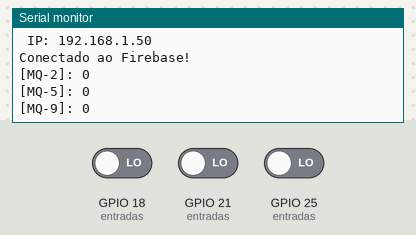
A sketch run on a simulated ESP32. On the bench: the last lines printed to the serial monitor. Inputs (shaded band) come from the test bench; at power-on: GPIO 18 (entradas) LOW, GPIO 21 (entradas) LOW, GPIO 25 (entradas) LOW. WiFi joins after 1.5 s; servers stay silent unless stated.

Above: at 3.8 s.
3.9 s: GPIO 18 (entradas) driven HIGH
At 4.23 s:
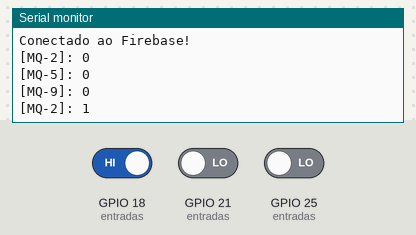
5.9 s: GPIO 21 (entradas) driven HIGH
At 7.28 s:
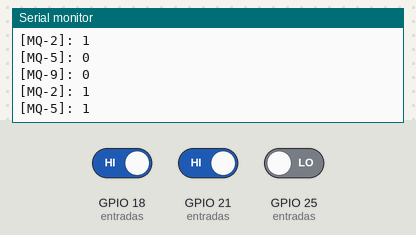
7.9 s: GPIO 25 (entradas) driven HIGH
At 9.4 s:
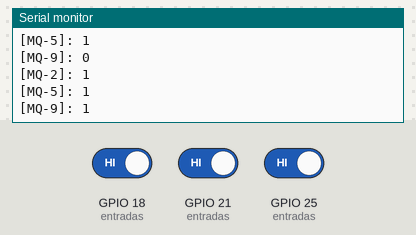
Timing chart, 0 to 10.9 s (numbered marks = the images above; inputs shaded):
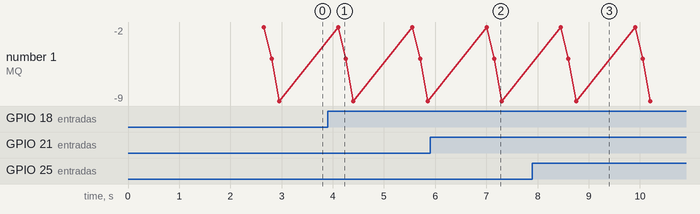

Measured:
- after the input at 3.9 s, the serial monitor: prints a new line after 0.20 s (image 1)
- after the input at 5.9 s, the serial monitor: prints a new line after 1.3 s (image 2)
- after the input at 7.9 s, the serial monitor: prints a new line after 0.85 s (image 3)

The sketch:

projeto_labtrans.ino
```cpp
// Conexão Wifi lib
#include <WiFi.h>
#include <WiFiClient.h>
#include <WiFiServer.h>
#include <WiFiUdp.h>

// Firebase lib
#include <IOXhop_FirebaseESP32.h>

// Configurações para conexão
#define nome_wifi "seu-nome-do-wifi"
#define senha_wifi "sua-senha-do-wifi"
#define link_banco "seu-link-do-firebase"
#define senha_banco "seu-secret-do-firebase"

// Variáveis
uint8_t readMq2, readMq5, readMq9;
uint8_t entradas[3][2] = { { 18, readMq2 }, { 21, readMq5 }, { 25, readMq9 } };
String palavras[3][2] = { { "MQ-2", "Inflamavel" }, { "MQ-5", "Combustivel" }, { "MQ-9", "Toxico" } };
String ip = "";

void setup() {
  delay(1000);
  Serial.begin(9600);
  ip = conectar_wifi();
  ip = conectar_banco(ip);
  for (int i = 0; i < sizeof(entradas) / sizeof(entradas[0]); i++) pinMode(entradas[i][0], INPUT);
}

void loop() {
  for (int i = 0; i < 3; i++) {
    entradas[i][1] = digitalRead(entradas[i][0]);
    Serial.println("[" + palavras[i][0] + "]: " + entradas[i][1]);
    Firebase.setBool("Dispositivos/" + ip + "/" + palavras[i][1], entradas[i][1]);
  }
  delay(1000);
}

String conectar_wifi() {
  WiFi.begin(nome_wifi, senha_wifi);
  Serial.print("Iniciando tentativa de conexao a rede " + String(nome_wifi));
  while (WiFi.status() != WL_CONNECTED) {
    delay(500);
    Serial.print(".");
  }
  Serial.println("\nConectado ao Wifi!\n IP: " + WiFi.localIP().toString());
  return WiFi.localIP().toString();
}

String conectar_banco(String myip) {
  myip.replace(".", "-");
  Firebase.begin(link_banco, senha_banco);
  Firebase.setBool("/Dispositivos/" + myip + "/Ligado", true);
  if (Firebase.failed()) {
    Serial.print("Erro na conexao com o Firebase: ");
    Serial.println(Firebase.error());
    while (true) {
      Serial.println("Por favor, reinicie o dispositivo.");
      delay(5000);
    }
  }
  Serial.println("Conectado ao Firebase!");
  return myip;
}
```
